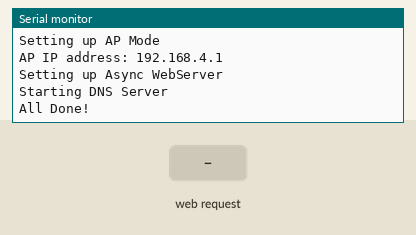
This sketch was run on a simulated ESP32. Parts: the last lines printed to the serial monitor. The inputs (shaded band) are chosen by the test bench. Storage starts empty.

Above: at 1.2 s.
1.3 s: HTTP request GET / received
At 2.5 s:
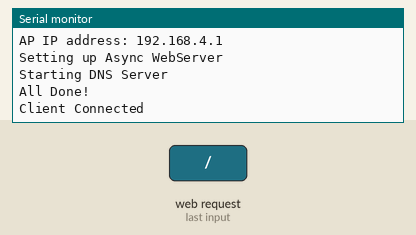
2.8 s: HTTP request GET /get?name=1 received
At 3.7 s:
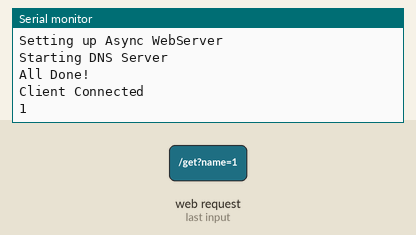
4.3 s: HTTP request GET /get?proficiency=1 received
At 4.8 s:
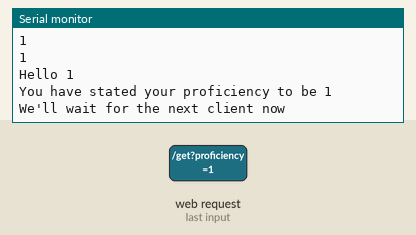

Measured:
- after the input at 1.3 s, the serial monitor: prints a new line at once (image 1)
- after the input at 2.8 s, the serial monitor: prints a new line at once (image 2)
- after the input at 4.3 s, the serial monitor: prints a new line at once (image 3)

The sketch:

Captive_Portal_LittleFS_HTML.ino
```cpp
#include <DNSServer.h>
#include <WiFi.h>
#include <AsyncTCP.h>
#include "ESPAsyncWebServer.h"

#include "FS.h"
#include <LITTLEFS.h>


void listDir(fs::FS &fs, const char * dirname, uint8_t levels){
    Serial.printf("Listing directory: %s\r\n", dirname);

    File root = fs.open(dirname);
    if(!root){
        Serial.println("- failed to open directory");
        return;
    }
    if(!root.isDirectory()){
        Serial.println(" - not a directory");
        return;
    }

    File file = root.openNextFile();
    while(file){
        if(file.isDirectory()){
            Serial.print("  DIR : ");
            Serial.println(file.name());
            if(levels){
                listDir(fs, file.name(), levels -1);
            }
        } else {
            Serial.print("  FILE: ");
            Serial.print(file.name());
            Serial.print("\tSIZE: ");
            Serial.println(file.size());
        }
        file = root.openNextFile();
    }
}

DNSServer dnsServer;
AsyncWebServer server(80);

String user_name;
String proficiency;
bool name_received = false;
bool proficiency_received = false;

class CaptiveRequestHandler : public AsyncWebHandler {
public:
  CaptiveRequestHandler() {}
  virtual ~CaptiveRequestHandler() {}

  bool canHandle(AsyncWebServerRequest *request){
    //request->addInterestingHeader("ANY");
    return true;
  }

  void handleRequest(AsyncWebServerRequest *request) {
    request->send(LITTLEFS, "/captive_page.html","text/html", false);
  }
};

void setupServer(){
  server.on("/", HTTP_GET, [](AsyncWebServerRequest *request){
      request->send(LITTLEFS, "/captive_page.html","text/html", false);
      Serial.println("Client Connected");
  });

  server.on("/get", HTTP_GET, [] (AsyncWebServerRequest *request) {
      String inputMessage;
      String inputParam;

      if (request->hasParam("name")) {
        inputMessage = request->getParam("name")->value();
        inputParam = "name";
        user_name = inputMessage;
        Serial.println(inputMessage);
        name_received = true;
      }

      if (request->hasParam("proficiency")) {
        inputMessage = request->getParam("proficiency")->value();
        inputParam = "proficiency";
        proficiency = inputMessage;
        Serial.println(inputMessage);
        proficiency_received = true;
      }
      request->send(200, "text/html", "The values entered by you have been successfully sent to the device <br><a href=\"/\">Return to Home Page</a>");
  });
}


void setup(){
  //your other setup stuff...
  Serial.begin(115200);
  if(!LITTLEFS.begin(true)){
    Serial.println("An Error has occurred while mounting LITTLEFS");
    return;
  }

  //List contents of SPIFFS
  listDir(LITTLEFS, "/", 0);

  Serial.println();
  Serial.println("Setting up AP Mode");
  WiFi.mode(WIFI_AP);
  WiFi.softAP("esp-captive");
  Serial.print("AP IP address: ");Serial.println(WiFi.softAPIP());
  Serial.println("Setting up Async WebServer");
  setupServer();
  Serial.println("Starting DNS Server");
  dnsServer.start(53, "*", WiFi.softAPIP());
  server.addHandler(new CaptiveRequestHandler()).setFilter(ON_AP_FILTER);//only when requested from AP
  //more handlers...
  server.begin();
  Serial.println("All Done!");
}

void loop(){
  dnsServer.processNextRequest();
  if(name_received && proficiency_received){
      Serial.print("Hello ");Serial.println(user_name);
      Serial.print("You have stated your proficiency to be ");Serial.println(proficiency);
      name_received = false;
      proficiency_received = false;
      Serial.println("We'll wait for the next client now");
    }
}
```
